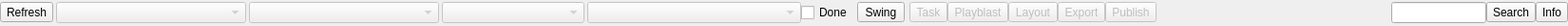
<?xml version="1.0" encoding="UTF-8"?>
<ui version="4.0">
 <class>SwingControlWidget</class>
 <widget class="QWidget" name="SwingControlWidget">
  <property name="geometry">
   <rect>
    <x>0</x>
    <y>0</y>
    <width>1650</width>
    <height>27</height>
   </rect>
  </property>
  <property name="sizePolicy">
   <sizepolicy hsizetype="Preferred" vsizetype="Minimum">
    <horstretch>0</horstretch>
    <verstretch>0</verstretch>
   </sizepolicy>
  </property>
  <property name="minimumSize">
   <size>
    <width>640</width>
    <height>24</height>
   </size>
  </property>
  <property name="maximumSize">
   <size>
    <width>16777215</width>
    <height>16777215</height>
   </size>
  </property>
  <property name="windowTitle">
   <string>Swing Maya</string>
  </property>
  <layout class="QVBoxLayout" name="verticalLayout" stretch="0">
   <property name="spacing">
    <number>5</number>
   </property>
   <property name="leftMargin">
    <number>0</number>
   </property>
   <property name="topMargin">
    <number>0</number>
   </property>
   <property name="rightMargin">
    <number>0</number>
   </property>
   <property name="bottomMargin">
    <number>0</number>
   </property>
   <item>
    <layout class="QHBoxLayout" name="horizontalLayout">
     <property name="spacing">
      <number>0</number>
     </property>
     <item>
      <layout class="QHBoxLayout" name="horizontalLayout_3">
       <item>
        <widget class="QToolButton" name="toolButtonRefresh">
         <property name="text">
          <string>Refresh</string>
         </property>
        </widget>
       </item>
       <item>
        <spacer name="horizontalSpacer_7">
         <property name="orientation">
          <enum>Qt::Horizontal</enum>
         </property>
         <property name="sizeType">
          <enum>QSizePolicy::Fixed</enum>
         </property>
         <property name="sizeHint" stdset="0">
          <size>
           <width>3</width>
           <height>20</height>
          </size>
         </property>
        </spacer>
       </item>
       <item>
        <widget class="QComboBox" name="comboBoxProject">
         <property name="enabled">
          <bool>false</bool>
         </property>
         <property name="sizePolicy">
          <sizepolicy hsizetype="Preferred" vsizetype="Fixed">
           <horstretch>0</horstretch>
           <verstretch>0</verstretch>
          </sizepolicy>
         </property>
         <property name="minimumSize">
          <size>
           <width>200</width>
           <height>0</height>
          </size>
         </property>
        </widget>
       </item>
       <item>
        <spacer name="horizontalSpacer">
         <property name="orientation">
          <enum>Qt::Horizontal</enum>
         </property>
         <property name="sizeType">
          <enum>QSizePolicy::Fixed</enum>
         </property>
         <property name="sizeHint" stdset="0">
          <size>
           <width>3</width>
           <height>20</height>
          </size>
         </property>
        </spacer>
       </item>
       <item>
        <widget class="QComboBox" name="comboBoxEpisode">
         <property name="enabled">
          <bool>false</bool>
         </property>
         <property name="sizePolicy">
          <sizepolicy hsizetype="Preferred" vsizetype="Fixed">
           <horstretch>0</horstretch>
           <verstretch>0</verstretch>
          </sizepolicy>
         </property>
         <property name="minimumSize">
          <size>
           <width>200</width>
           <height>0</height>
          </size>
         </property>
        </widget>
       </item>
       <item>
        <spacer name="horizontalSpacer_4">
         <property name="orientation">
          <enum>Qt::Horizontal</enum>
         </property>
         <property name="sizeType">
          <enum>QSizePolicy::Fixed</enum>
         </property>
         <property name="sizeHint" stdset="0">
          <size>
           <width>3</width>
           <height>20</height>
          </size>
         </property>
        </spacer>
       </item>
       <item>
        <widget class="QComboBox" name="comboBoxTaskType">
         <property name="enabled">
          <bool>false</bool>
         </property>
         <property name="sizePolicy">
          <sizepolicy hsizetype="Preferred" vsizetype="Fixed">
           <horstretch>0</horstretch>
           <verstretch>0</verstretch>
          </sizepolicy>
         </property>
         <property name="minimumSize">
          <size>
           <width>150</width>
           <height>0</height>
          </size>
         </property>
        </widget>
       </item>
       <item>
        <spacer name="horizontalSpacer_6">
         <property name="orientation">
          <enum>Qt::Horizontal</enum>
         </property>
         <property name="sizeType">
          <enum>QSizePolicy::Fixed</enum>
         </property>
         <property name="sizeHint" stdset="0">
          <size>
           <width>3</width>
           <height>20</height>
          </size>
         </property>
        </spacer>
       </item>
       <item>
        <widget class="QComboBox" name="comboBoxTask">
         <property name="enabled">
          <bool>false</bool>
         </property>
         <property name="sizePolicy">
          <sizepolicy hsizetype="Preferred" vsizetype="Fixed">
           <horstretch>0</horstretch>
           <verstretch>0</verstretch>
          </sizepolicy>
         </property>
         <property name="minimumSize">
          <size>
           <width>225</width>
           <height>0</height>
          </size>
         </property>
        </widget>
       </item>
       <item>
        <widget class="QCheckBox" name="checkBoxDoneTasks">
         <property name="toolTip">
          <string>Show tasks marked Done or Completed</string>
         </property>
         <property name="text">
          <string>Done</string>
         </property>
        </widget>
       </item>
       <item>
        <spacer name="horizontalSpacer_5">
         <property name="orientation">
          <enum>Qt::Horizontal</enum>
         </property>
         <property name="sizeType">
          <enum>QSizePolicy::Fixed</enum>
         </property>
         <property name="sizeHint" stdset="0">
          <size>
           <width>5</width>
           <height>20</height>
          </size>
         </property>
        </spacer>
       </item>
       <item>
        <widget class="QToolButton" name="toolButtonSwing">
         <property name="minimumSize">
          <size>
           <width>50</width>
           <height>0</height>
          </size>
         </property>
         <property name="maximumSize">
          <size>
           <width>50</width>
           <height>16777215</height>
          </size>
         </property>
         <property name="toolTip">
          <string>Show Swing Manager GUI</string>
         </property>
         <property name="text">
          <string>Swing</string>
         </property>
        </widget>
       </item>
      </layout>
     </item>
     <item>
      <spacer name="horizontalSpacer_3">
       <property name="orientation">
        <enum>Qt::Horizontal</enum>
       </property>
       <property name="sizeType">
        <enum>QSizePolicy::Fixed</enum>
       </property>
       <property name="sizeHint" stdset="0">
        <size>
         <width>5</width>
         <height>20</height>
        </size>
       </property>
      </spacer>
     </item>
     <item>
      <layout class="QHBoxLayout" name="horizontalLayout_2">
       <item>
        <widget class="QToolButton" name="toolButtonTask">
         <property name="enabled">
          <bool>false</bool>
         </property>
         <property name="toolTip">
          <string>Creates or Loads a Task</string>
         </property>
         <property name="text">
          <string>Task</string>
         </property>
        </widget>
       </item>
       <item>
        <widget class="QToolButton" name="toolButtonPlayblast">
         <property name="enabled">
          <bool>false</bool>
         </property>
         <property name="toolTip">
          <string>Playblast selected Task</string>
         </property>
         <property name="text">
          <string>Playblast</string>
         </property>
        </widget>
       </item>
       <item>
        <widget class="QToolButton" name="toolButtonBreakOut">
         <property name="enabled">
          <bool>false</bool>
         </property>
         <property name="toolTip">
          <string>Layout Utilities</string>
         </property>
         <property name="text">
          <string>Layout</string>
         </property>
        </widget>
       </item>
       <item>
        <widget class="QToolButton" name="toolButtonExport">
         <property name="enabled">
          <bool>false</bool>
         </property>
         <property name="toolTip">
          <string>Export Utilities</string>
         </property>
         <property name="text">
          <string>Export</string>
         </property>
        </widget>
       </item>
       <item>
        <widget class="QToolButton" name="toolButtonPublish">
         <property name="enabled">
          <bool>false</bool>
         </property>
         <property name="toolTip">
          <string>Publish existing Task</string>
         </property>
         <property name="text">
          <string>Publish</string>
         </property>
        </widget>
       </item>
      </layout>
     </item>
     <item>
      <spacer name="horizontalSpacer_2">
       <property name="orientation">
        <enum>Qt::Horizontal</enum>
       </property>
       <property name="sizeType">
        <enum>QSizePolicy::Expanding</enum>
       </property>
       <property name="sizeHint" stdset="0">
        <size>
         <width>40</width>
         <height>20</height>
        </size>
       </property>
      </spacer>
     </item>
     <item>
      <widget class="QLineEdit" name="lineEditSearch">
       <property name="minimumSize">
        <size>
         <width>100</width>
         <height>0</height>
        </size>
       </property>
       <property name="maximumSize">
        <size>
         <width>100</width>
         <height>16777215</height>
        </size>
       </property>
      </widget>
     </item>
     <item>
      <widget class="QToolButton" name="toolButtonSearch">
       <property name="toolTip">
        <string>Search for files</string>
       </property>
       <property name="text">
        <string>Search</string>
       </property>
      </widget>
     </item>
     <item>
      <widget class="QToolButton" name="toolButtonEntityInfo">
       <property name="toolTip">
        <string>Show Entity Info GUI for selected Task Entity</string>
       </property>
       <property name="text">
        <string>Info</string>
       </property>
      </widget>
     </item>
    </layout>
   </item>
  </layout>
 </widget>
 <resources/>
 <connections/>
</ui>
